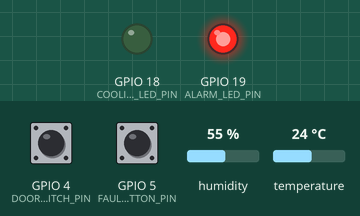
Bench run of a sketch on a simulated ESP32. Shown: output pins drawn as LEDs (lit = HIGH). The inputs (shaded band) are chosen by the test bench; at power-on: temperature 24 °C, GPIO 5 (FAULT_BUTTON_PIN) HIGH, GPIO 4 (DOOR_SWITCH_PIN) HIGH, humidity 55 %. WiFi joins after 1.5 s; servers stay silent unless stated; uploads are accepted with an empty reply; what the sketch prints to the serial monitor is not drawn.

Above: at 2.7 s.
2.8 s: temperature set to 12.7 °C
6.9 s: temperature set to 11.7 °C
At 8.7 s:
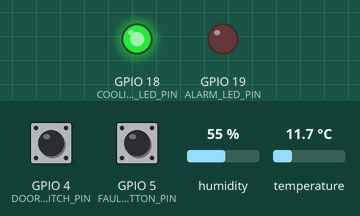
15.5 s: GPIO 5 (FAULT_BUTTON_PIN) pulled LOW for 3 s
At 18.5 s:
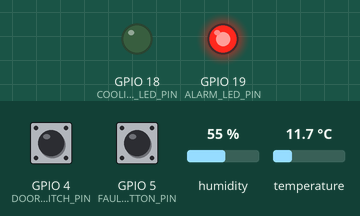
20.0 s: temperature set to 19 °C
At 21.1 s:
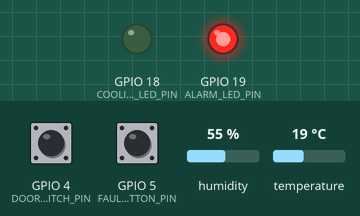
24.1 s: temperature set to 12 °C
At 28.3 s:
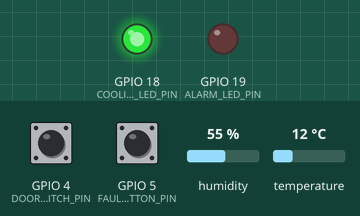
Timing chart, 0 to 29.7 s (numbered marks = the images above; inputs shaded):
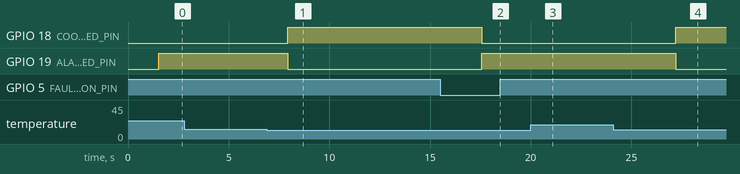

Measured:
- the behaviour switches between 12.1 and 12 °C on temperature (found by bisection; images 0 and 1)
- after the input at 2.8 s, every drawn part: stays the same
- after the input at 6.9 s, GPIO 18 (COOLING_LED_PIN): LOW → HIGH after 1.0 s; GPIO 19 (ALARM_LED_PIN): HIGH → LOW after 1.0 s
- after the input at 15.5 s, GPIO 18 (COOLING_LED_PIN): HIGH → LOW after 2.1 s; GPIO 19 (ALARM_LED_PIN): LOW → HIGH after 2.1 s
- after the input at 20.0 s, GPIO 18 (COOLING_LED_PIN): stays LOW (without the input it goes to HIGH after 0.79 s); GPIO 19 (ALARM_LED_PIN): stays HIGH (without the input it goes to LOW after 0.79 s)
- after the input at 24.1 s, GPIO 18 (COOLING_LED_PIN): LOW → HIGH after 3.1 s; GPIO 19 (ALARM_LED_PIN): HIGH → LOW after 3.1 s

The sketch:

sketch.ino
```cpp
#include <WiFi.h>
#include <HTTPClient.h>
#include <DHTesp.h>

#define DHT_PIN 15
#define DOOR_SWITCH_PIN 4
#define FAULT_BUTTON_PIN 5
#define COOLING_LED_PIN 18
#define ALARM_LED_PIN 19

DHTesp dhtSensor;
const char* ssid = "Wokwi-GUEST";
const char* password = "";

// FreshVault Twin API Host (Local network / ngrok / port forward)
const char* serverUrl = "http://localhost:8000/api/sensor-data";

void setup() {
  Serial.begin(115200);
  Serial.println("=========================================");
  Serial.println("FreshVault Twin - IoT Cold Storage Node");
  Serial.println("Target: Solar Tomato Cold Storage Unit");
  Serial.println("=========================================");

  pinMode(DOOR_SWITCH_PIN, INPUT_PULLUP);
  pinMode(FAULT_BUTTON_PIN, INPUT_PULLUP);
  pinMode(COOLING_LED_PIN, OUTPUT);
  pinMode(ALARM_LED_PIN, OUTPUT);

  dhtSensor.setup(DHT_PIN, DHTesp::DHT22);

  WiFi.begin(ssid, password);
  Serial.print("Connecting to Wi-Fi");
  int attempts = 0;
  while (WiFi.status() != WL_CONNECTED && attempts < 15) {
    delay(500);
    Serial.print(".");
    attempts++;
  }
  if (WiFi.status() == WL_CONNECTED) {
    Serial.println("\nWi-Fi Connected! IP: " + WiFi.localIP().toString());
  } else {
    Serial.println("\nWi-Fi Simulation Standalone Mode");
  }
}

void loop() {
  TempAndHumidity data = dhtSensor.getTempAndHumidity();
  bool doorOpen = (digitalRead(DOOR_SWITCH_PIN) == LOW);
  bool faultTriggered = (digitalRead(FAULT_BUTTON_PIN) == LOW);

  float temperature = data.temperature;
  float humidity = data.humidity;

  if (isnan(temperature) || isnan(humidity)) {
    temperature = 6.2;
    humidity = 84.0;
  }

  // Visual status LEDs
  if (temperature > 12.0 || faultTriggered) {
    digitalWrite(ALARM_LED_PIN, HIGH);
    digitalWrite(COOLING_LED_PIN, LOW);
  } else {
    digitalWrite(ALARM_LED_PIN, LOW);
    digitalWrite(COOLING_LED_PIN, HIGH);
  }

  // Print telemetry to serial monitor
  Serial.printf("[TELEMETRY] Temp: %.2f C | Humidity: %.1f %% | Door: %s | Status: %s\n",
    temperature, humidity,
    doorOpen ? "OPEN" : "CLOSED",
    faultTriggered ? "FAULT DETECTED" : "NOMINAL"
  );

  // Send JSON payload if Wi-Fi connected
  if (WiFi.status() == WL_CONNECTED) {
    HTTPClient http;
    http.begin(serverUrl);
    http.addHeader("Content-Type", "application/json");

    String jsonPayload = String("{") +
      "\"temperature\":" + String(temperature, 2) + "," +
      "\"humidity\":" + String(humidity, 1) + "," +
      "\"doorOpen\":" + (doorOpen ? "true" : "false") + "," +
      "\"coolingOn\":" + (faultTriggered ? "false" : "true") +
      "}";

    int httpResponseCode = http.POST(jsonPayload);
    Serial.printf("[HTTP] POST Response: %d\n", httpResponseCode);
    http.end();
  }

  delay(3000);
}
```
